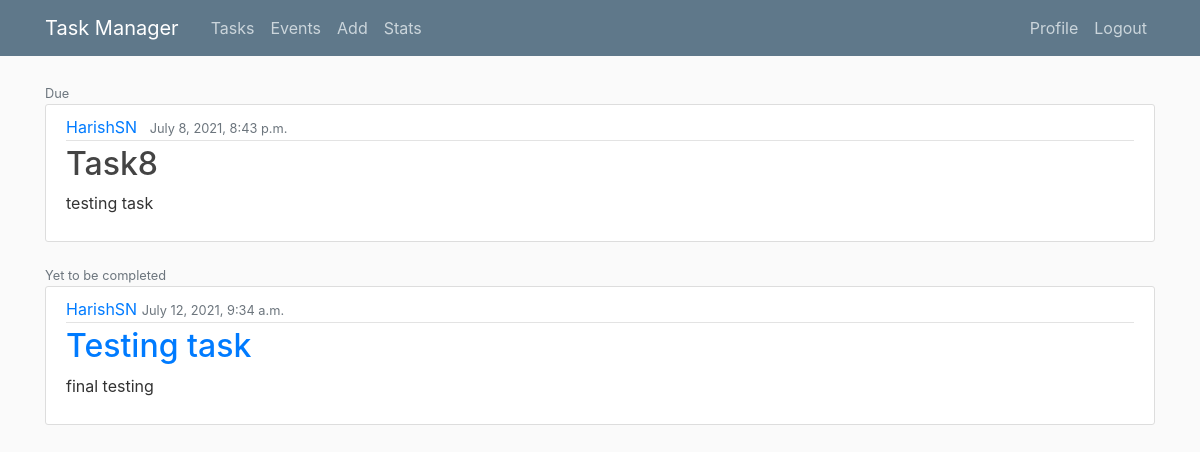
Page /tasks/ (signed in) on the committed database.
### taskmanager/models.py (models this page shows, shortened)
class TaskAndEvent(models.Model):
    PRIORITIES = ((10, 'high'), (5, 'low'))
    TYPE = ((1, 'Task'), (2, 'Event'))
    name = models.CharField(max_length=100)
    description = models.TextField()
    date_created = models.DateTimeField(auto_now_add=True)
    author = models.ForeignKey(User, on_delete=models.CASCADE)
    due = models.DateTimeField(
        auto_now_add=False, auto_now=False, default=datetime.now())
    complete = models.CharField(default='nc', max_length=10)
    priority = models.IntegerField(choices=PRIORITIES, default=5)
    name_type = models.IntegerField(choices=TYPE, default=1)

### taskmanager/views.py (the view)
# urls.py: path('tasks/', views.tasks, name='taskmanager-tasks'),
@login_required
def tasks(request):
    dues = TaskAndEvent.objects.filter(due__lt=datetime.now(tz=timezone.utc), author=request.user, complete='nc',
                                       name_type=1)
    tasks = TaskAndEvent.objects.filter(due__gt=datetime.now(
        tz=timezone.utc), author=request.user, complete='nc', name_type=1)
    context = {
        'due': dues,
        'tasks': tasks
    }
    return render(request, 'taskmanager/tasks.html', context)

### taskmanager/templates/taskmanager/tasks.html (shortened to what this page needs)
{% extends "taskmanager/base.html" %}
{% block content %}
    {% if due or tasks %}
        {% if due %}
        <small class="text-muted">Due</small>
    	{%  for task in due %}
            <article class="media content-section">
            <div class="media-body">
                <div class="article-metadata">
                    <a class="mr-2" href="#">{{ task.author }}</a>
                    <small class="text-muted">{{ task.due }}</small>
                </div>
                <h2><a class="article-title" href = "{% url 'task-detail' task.id %}">{{ task.name }}</a></h2>
                <p class="article-content">{{ task.description }}</p>
                </div>
            </div>
        {% endfor %}
            {% endif %}
        {% if tasks %}
        <small class="text-muted">Yet to be completed</small>
        {%  for task in tasks %}
            <article class="media content-section">
            <div class="media-body">
                <div class="article-metadata">
                    <a class="'mr-2" href="#">{{ task.author }}</a>
                    <small class="text-muted">{{ task.due }}</small>
                </div>
                <h2><a class="'article-title" href = "{% url 'task-detail' task.id %}">{{ task.name }}</a></h2>
                <p class="article-content">{{ task.description }}</p>
                </div>
            </article>
        {% endfor %}
            {% endif %}
        {% else %}
        <center>
        <h1>No Tasks</h1>
            <p>Please add Tasks by clicking on add button</p>
        <a class="btn btn-secondary btn-sm mt-1 mb-1" href="{% url 'new'%}">Add Task</a>
        </center>
    {% endif %}
{% endblock content %}

### taskmanager/static/taskmanager/main.css (style rules this page uses)
body { background: #fafafa; color: #333333; margin-top: 5rem; }
h1, h2, h3, h4, h5, h6 { color: #444444; }
.content-section { background: #ffffff; padding: 10px 20px; border: 1px solid #dddddd; border-radius: 3px; margin-bottom: 20px; }
.article-title { color: #444444; }
.article-content { white-space: pre-line; }
.article-metadata { padding-bottom: 1px; margin-bottom: 4px; border-bottom: 1px solid #e3e3e3 }

### rows in the picture
TaskAndEvent: author "HarishSN", due "July 8, 2021, 8:43 p.m.", name "Task8", description "testing task"
TaskAndEvent: author "HarishSN", due "July 12, 2021, 9:34 a.m.", name "Testing task", description "final testing"
